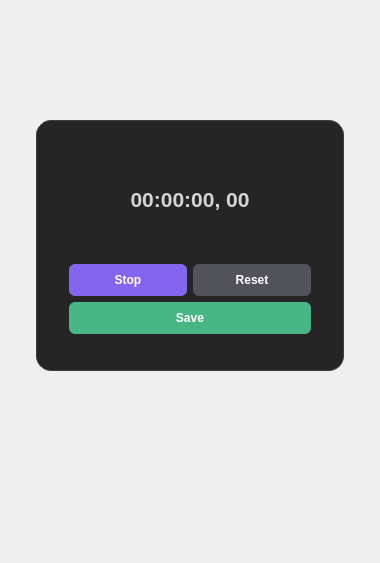
             <widget class="QWidget" name="stopwatch_page">
              <property name="sizePolicy">
               <sizepolicy hsizetype="Expanding" vsizetype="Expanding">
                <horstretch>0</horstretch>
                <verstretch>0</verstretch>
               </sizepolicy>
              </property>
              <layout class="QGridLayout" name="gridLayout_17">
               <property name="leftMargin">
                <number>36</number>
               </property>
               <property name="topMargin">
                <number>120</number>
               </property>
               <property name="rightMargin">
                <number>36</number>
               </property>
               <property name="bottomMargin">
                <number>192</number>
               </property>
               <item row="1" column="0">
                <widget class="QFrame" name="stopwatch_frame">
                 <property name="sizePolicy">
                  <sizepolicy hsizetype="Preferred" vsizetype="Preferred">
                   <horstretch>0</horstretch>
                   <verstretch>0</verstretch>
                  </sizepolicy>
                 </property>
                 <property name="maximumSize">
                  <size>
                   <width>500</width>
                   <height>400</height>
                  </size>
                 </property>
                 <property name="styleSheet">
                  <string notr="true">QFrame {
	background-color: #252525;
	border: 1px solid #3e3e42;
	border-radius: 15%;
}</string>
                 </property>
                 <property name="frameShape">
                  <enum>QFrame::StyledPanel</enum>
                 </property>
                 <property name="frameShadow">
                  <enum>QFrame::Raised</enum>
                 </property>
                 <layout class="QGridLayout" name="gridLayout_2">
                  <property name="leftMargin">
                   <number>32</number>
                  </property>
                  <property name="topMargin">
                   <number>20</number>
                  </property>
                  <property name="rightMargin">
                   <number>32</number>
                  </property>
                  <property name="bottomMargin">
                   <number>36</number>
                  </property>
                  <item row="0" column="0" colspan="2">
                   <widget class="QLabel" name="stopwatch_time_label">
                    <property name="sizePolicy">
                     <sizepolicy hsizetype="Preferred" vsizetype="Preferred">
                      <horstretch>0</horstretch>
                      <verstretch>0</verstretch>
                     </sizepolicy>
                    </property>
                    <property name="minimumSize">
                     <size>
                      <width>242</width>
                      <height>117</height>
                     </size>
                    </property>
                    <property name="font">
                     <font>
                      <pointsize>-1</pointsize>
                      <weight>62</weight>
                      <bold>true</bold>
                     </font>
                    </property>
                    <property name="layoutDirection">
                     <enum>Qt::LeftToRight</enum>
                    </property>
                    <property name="styleSheet">
                     <string notr="true">border: none;
font-size: 21px;
font-weight: 500;
color: #D4D4D4;</string>
                    </property>
                    <property name="text">
                     <string>00:00:00, 00</string>
                    </property>
                    <property name="alignment">
                     <set>Qt::AlignCenter</set>
                    </property>
                   </widget>
                  </item>
                  <item row="1" column="0">
                   <widget class="QPushButton" name="stopwatch_stop_btn">
                    <property name="sizePolicy">
                     <sizepolicy hsizetype="Expanding" vsizetype="Fixed">
                      <horstretch>0</horstretch>
                      <verstretch>0</verstretch>
                     </sizepolicy>
                    </property>
                    <property name="minimumSize">
                     <size>
                      <width>0</width>
                      <height>32</height>
                     </size>
                    </property>
                    <property name="font">
                     <font>
                      <weight>62</weight>
                      <bold>true</bold>
                     </font>
                    </property>
                    <property name="cursor">
                     <cursorShape>ArrowCursor</cursorShape>
                    </property>
                    <property name="styleSheet">
                     <string notr="true">QPushButton {
	background-color: #8365ee;
	border-radius: 6%;
	color: #fff;
	font-weight: 500;
}

QPushButton:hover {
	background-color: #7349e5;
}

</string>
                    </property>
                    <property name="text">
                     <string notr="true">Stop</string>
                    </property>
                    <property name="icon">
                     <iconset>
                      <normaloff>pause-icon.png</normaloff>pause-icon.png</iconset>
                    </property>
                    <property name="iconSize">
                     <size>
                      <width>13</width>
                      <height>13</height>
                     </size>
                    </property>
                    <property name="shortcut">
                     <string notr="true"/>
                    </property>
                    <property name="checkable">
                     <bool>false</bool>
                    </property>
                   </widget>
                  </item>
                  <item row="1" column="1">
                   <widget class="QPushButton" name="stopwatch_reset_btn">
                    <property name="sizePolicy">
                     <sizepolicy hsizetype="Expanding" vsizetype="Fixed">
                      <horstretch>0</horstretch>
                      <verstretch>0</verstretch>
                     </sizepolicy>
                    </property>
                    <property name="minimumSize">
                     <size>
                      <width>0</width>
                      <height>32</height>
                     </size>
                    </property>
                    <property name="font">
                     <font>
                      <weight>62</weight>
                      <bold>true</bold>
                     </font>
                    </property>
                    <property name="styleSheet">
                     <string notr="true">QPushButton {
	background-color: #52525a;
	border-radius: 6%;
	color: #fff;
	font-weight: 500;
}

QPushButton:hover {
	background-color: #3e3e42;
}

</string>
                    </property>
                    <property name="text">
                     <string>Reset</string>
                    </property>
                    <property name="icon">
                     <iconset>
                      <normaloff>reset-icon.png</normaloff>reset-icon.png</iconset>
                    </property>
                    <property name="iconSize">
                     <size>
                      <width>11</width>
                      <height>11</height>
                     </size>
                    </property>
                   </widget>
                  </item>
                  <item row="2" column="0" colspan="2">
                   <widget class="QPushButton" name="stopwatch_save_btn">
                    <property name="sizePolicy">
                     <sizepolicy hsizetype="Expanding" vsizetype="Fixed">
                      <horstretch>0</horstretch>
                      <verstretch>0</verstretch>
                     </sizepolicy>
                    </property>
                    <property name="minimumSize">
                     <size>
                      <width>0</width>
                      <height>32</height>
                     </size>
                    </property>
                    <property name="font">
                     <font>
                      <weight>62</weight>
                      <bold>true</bold>
                     </font>
                    </property>
                    <property name="cursor">
                     <cursorShape>ArrowCursor</cursorShape>
                    </property>
                    <property name="styleSheet">
                     <string notr="true">QPushButton {
	background-color: #48b585;
	border-radius: 6%;
	color: #fff;
	font-weight: 500;
}

QPushButton:hover {
	background-color: #38936c;
}

</string>
                    </property>
                    <property name="text">
                     <string>Save</string>
                    </property>
                    <property name="icon">
                     <iconset>
                      <normaloff>save-icon.png</normaloff>save-icon.png</iconset>
                    </property>
                    <property name="iconSize">
                     <size>
                      <width>15</width>
                      <height>15</height>
                     </size>
                    </property>
                   </widget>
                  </item>
                 </layout>
                </widget>
               </item>
              </layout>
             </widget>
